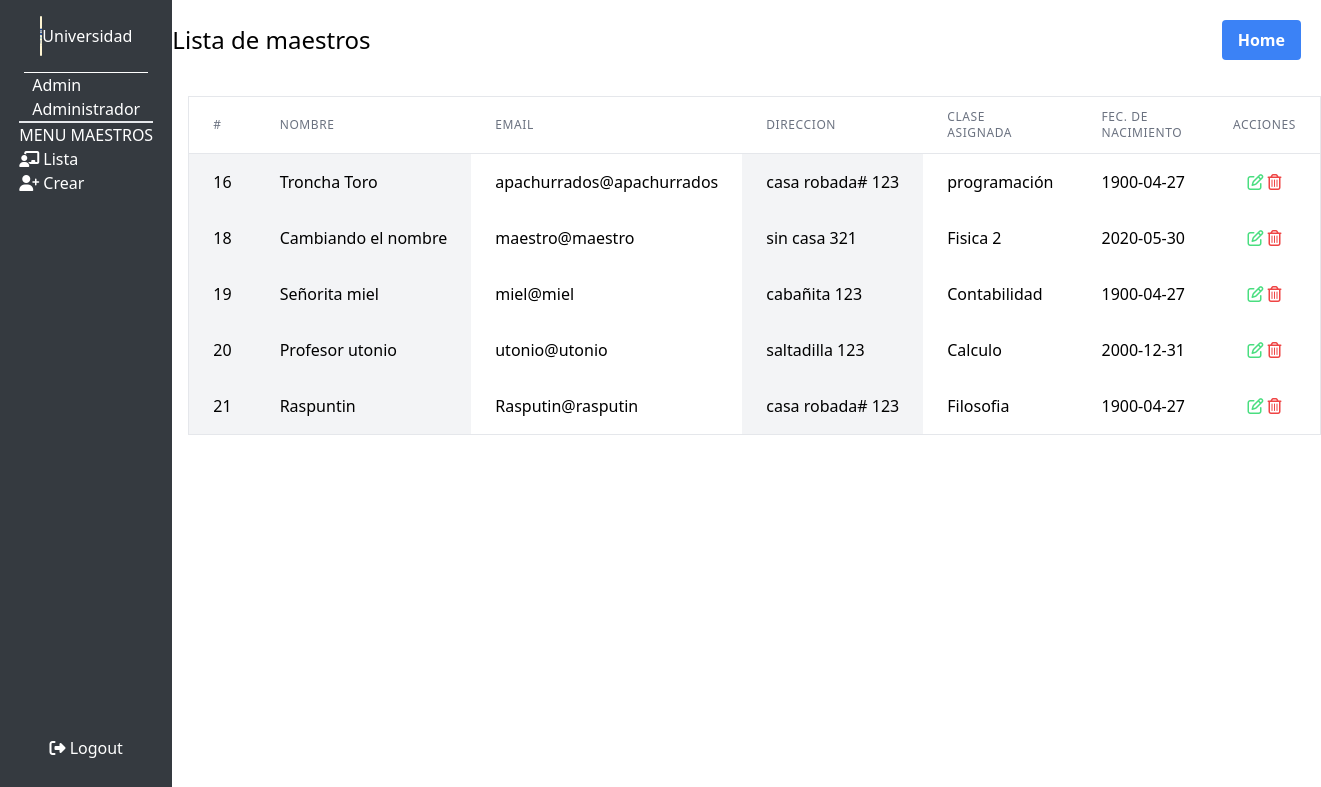
Screenshot of /views/admin/maestros.php (signed in) with the database file from the repository.
### tables this page shows
CREATE TABLE `usuarios` (
  `usuario_id` int(11) NOT NULL AUTO_INCREMENT,
  `correo` varchar(250) DEFAULT NULL,
  `contrasena` varchar(250) NOT NULL,
  `usuario_nombre` varchar(150) DEFAULT NULL,
  `fecha_nacimientgo` date DEFAULT NULL,
  `direccion` varchar(250) DEFAULT NULL,
  `role_id` int(11) DEFAULT NULL,
  `usuario_dni` bigint(20) DEFAULT NULL,
  PRIMARY KEY (`usuario_id`),
  UNIQUE KEY `correo` (`correo`),
  KEY `role_id` (`role_id`),
  CONSTRAINT `usuarios_ibfk_1` FOREIGN KEY (`role_id`) REFERENCES `roles` (`rol_id`) ON UPDATE CASCADE
);

CREATE TABLE `roles` (
  `rol_id` int(11) NOT NULL AUTO_INCREMENT,
  `role_nombre` varchar(150) DEFAULT NULL,
  PRIMARY KEY (`rol_id`)
);

### views/admin/maestros.php (the view, shortened to what this page needs)
<!DOCTYPE html>
<html lang="en">
<head>
    <link href="/dist/output.css" rel="stylesheet">
</head>
<body class="flex ">
    <section class="h-screen w-1/4 bg-[#353a40] flex flex-col  text-white  items-center justify-between m">
        <div class=" flex flex-col w-[90%] justify-center items-center">
            <div class="flex aling-center items-center text-white p-4 justify-around border-b border-white w-[80%]">
                <div class="bg-[url('/assest/logo.jpg')] bg-cover bg-center rounded-full w-10 h-10">
                </div>
                <h2>Universidad</h2>
            </div>
            <?php
        require_once($_SERVER["DOCUMENT_ROOT"] ."/config/database.php");
        try{
            $id=$_SESSION["user_data"]['usuario_id'];
            $stmnt=$pdo->prepare('SELECT usuarios.*, roles.role_nombre AS nombre_rol FROM usuarios JOIN roles ON  usuarios.role_id = rol_id WHERE usuarios.usuario_id =:id ');
            $stmnt->bindParam(':id', $id, PDO::PARAM_INT);
            $stmnt->execute();
            $result=$stmnt->fetch(PDO::FETCH_ASSOC);
            $rol=$result["nombre_rol"];
            $nonmbre=$result["usuario_nombre"];
        }catch (PDOException $e){
            echo" Error: " . $e->getMessage();
        }
        ?>
            <div>
                <h2><?=$rol?></h2>
                <h3><?=$nonmbre?></h3>
            </div>
            <div class="flex flex-col border-t-2">
                <h3>MENU MAESTROS</h3>
                <div class="flex flex-col">
                    <div>
                        <i class="fa-solid fa-chalkboard-user"></i>
                        <button><a href="/views/admin/maestros.php">Lista</a></button>
                    </div>
                    <div>
                        <i class="fa-solid fa-user-plus"></i>
                        <button><a href="/views/admin/crear_maestro.php">Crear</a></button>
                    </div>
                </div>
            </div>
        </div>
        <div class="pb-10">
            <i class="fa-solid fa-right-from-bracket"></i>
            <button><a href="/handledb/logout.php">Logout</a></button>
        </div>
    </section>
    <main>
        <header class=" flex   justify-between w-[100%] mb-4 items-center">
            <h1 class="text-2xl">Lista de maestros</h1>
            <button class="bg-blue-500 hover:bg-blue-600 text-white font-bold py-2 px-4 rounded m-5"><a
                    href="/views/admin/dashboard.php">Home</a></button>
        </header>
        <div class="overflow-x-auto ml-4">
            <table class="min-w-full divide-y divide-gray-200 w-[20%] border border-gray-200 border-solid   mx-auto">
                <thead>
                    <tr>
                        <th class="px-6 py-3 text-left text-xs font-medium text-gray-500 uppercase tracking-wider">#
                        </th>
                        <th class="px-6 py-3 text-left text-xs font-medium text-gray-500 uppercase tracking-wider">
                            Nombre
                        </th>
                        <th class="px-6 py-3 text-left text-xs font-medium text-gray-500 uppercase tracking-wider">Email
                        </th>
                        <th class="px-6 py-3 text-left text-xs font-medium text-gray-500 uppercase tracking-wider">
                            Direccion
                        </th>
                        <th class="px-6 py-3 text-left text-xs font-medium text-gray-500 uppercase tracking-wider">Clase
                            Asignada</th>
                        <th class="px-6 py-3 text-left text-xs font-medium text-gray-500 uppercase tracking-wider"
                            scope="col">
                            Fec.
                            de
                            Nacimiento</th>
                        <th class="px-6 py-3 text-left text-xs font-medium text-gray-500 uppercase tracking-wider">
                            Acciones
                        </th>
                    </tr>
                </thead>
                <tbody>
                    <?php
                require_once($_SERVER["DOCUMENT_ROOT"] ."/config/database.php");
                try{
                   $rolId=2;
                   $sql = "SELECT u.usuario_id, u.usuario_nombre, u.correo, u.direccion, u.fecha_nacimientgo, IFNULL(m.materia_nombre, 'sin asignación') AS materia_asignada
                   FROM usuarios u
                   LEFT JOIN maestros_materias mm ON u.usuario_id = mm.maestro_id
                   LEFT JOIN materias m ON mm.materia_id = m.materia_id
                   WHERE u.role_id = :rolId";
                   $stmnt=$pdo->prepare($sql);
                   $stmnt->bindParam(':rolId', $rolId, PDO::PARAM_INT);
                   $stmnt->execute();
                   while($row=$stmnt->fetch(PDO::FETCH_ASSOC)){
                    ?>
                    <tr>
                        <td class='px-6 py-4 whitespace-nowrap bg-gray-100'><?=$row["usuario_id"]?></td>
                        <td class='px-6 py-4 whitespace-nowrap bg-gray-100 max-w-xs truncate'>
                            <?=$row["usuario_nombre"]?></td>
                        <td class='px-6 py-4 whitespace-nowrap max-w-xs truncate'><?=$row["correo"]?></td>
                        <td class='px-6 py-4 whitespace-nowrap bg-gray-100 max-w-xs truncate'><?=$row["direccion"]?>
                        </td>
                        <td headers="clase_asignada" class='px-6 py-4 whitespace-nowrap max-w-xs truncate <?= $row["materia_asignada"] === "sin asignación" ? 'bg-red-100' : '' ?>'><?=$row["materia_asignada"]?></td>
                        <td class='px-6 py-4 whitespace-nowrap max-w-xs truncate'><?=$row["fecha_nacimientgo"]?></td>
                        <td class="text-center">
                            <a href="/views/admin/edit_maes.php?id=<?=$row['usuario_id']?>" class="text-green-400"><i
                                    class="fa-regular fa-pen-to-square"></i></a>
                            <a href="/handledb/maestros/delete.php?id=<?=$row['usuario_id']?>"
                                class="text-red-500"><i class="fa-regular fa-trash-can"></i></a>
                        </td>
                    </tr>
                    <?php
                   }
                }catch (PDOException $e){
                    echo" Error: " . $e->getMessage();
                }
                ?>
                </tbody>
            </table>
        </div>
    </main>
</body>
</html>

### rows the page displays
usuarios: role.role_nombre "Admin", usuario_nombre "Administrador"
usuarios: usuario_id "16", usuario_nombre "Troncha Toro", correo "apachurrados@apachurrados", direccion "casa robada# 123", materia_asignada "programación", fecha_nacimientgo "1900-04-27"
usuarios: usuario_id "18", usuario_nombre "Cambiando el nombre", correo "maestro@maestro", direccion "sin casa 321", materia_asignada "Fisica 2", fecha_nacimientgo "2020-05-30"
usuarios: usuario_id "19", usuario_nombre "Señorita miel", correo "miel@miel", direccion "cabañita 123", materia_asignada "Contabilidad", fecha_nacimientgo "1900-04-27"
usuarios: usuario_id "20", usuario_nombre "Profesor utonio", correo "utonio@utonio", direccion "saltadilla 123", materia_asignada "Calculo", fecha_nacimientgo "2000-12-31"
usuarios: usuario_id "21", usuario_nombre "Raspuntin", correo "Rasputin@rasputin", direccion "casa robada# 123", materia_asignada "Filosofia", fecha_nacimientgo "1900-04-27"
